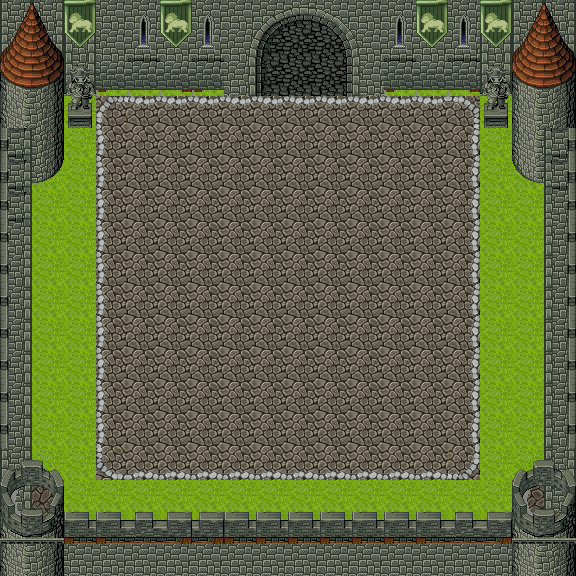

Tiled map render using the project's own tile images. Description and the map definition, with tile-layer contents summarised, below:
An orthogonal 18x18 tile map with 32x32 px tiles, 5 tile layers (Tile Layer 1, Tile Layer 2, Tile Layer 3, Tile Layer 4, ...), 4 tilesets.

<map version="1.0" orientation="orthogonal" width="18" height="18" tilewidth="32" tileheight="32">
 <tileset firstgid="1" name="b" tilewidth="32" tileheight="32">
  <image source="celianna/b.png" width="512" height="384" />
 </tileset>
 <tileset firstgid="193" name="c" tilewidth="32" tileheight="32">
  <image source="celianna/c.png" width="512" height="512" />
 </tileset>
 <tileset firstgid="449" name="celiannatilea5" tilewidth="32" tileheight="32">
  <image source="celianna/celiannatilea5.png" width="256" height="512" />
 </tileset>
 <tileset firstgid="577" name="castle" tilewidth="32" tileheight="32">
  <image source="exterior/castle.png" trans="ffffff" width="256" height="2234" />
 </tileset>
 <layer name="Tile Layer 1" width="18" height="18">
  <data>[324 cells, 324 non-empty, 2 distinct tile ids]</data>
 </layer>
 <layer name="Tile Layer 2" width="18" height="18">
  <data>[324 cells, 49 non-empty, 5 distinct tile ids]</data>
 </layer>
 <layer name="Tile Layer 3" width="18" height="18">
  <data>[324 cells, 164 non-empty, 40 distinct tile ids]</data>
 </layer>
 <layer name="Tile Layer 4" width="18" height="18">
  <data>[324 cells, 44 non-empty, 22 distinct tile ids]</data>
 </layer>
 <layer name="Tile Layer 5" width="18" height="18">
  <data>[324 cells, 12 non-empty, 4 distinct tile ids]</data>
 </layer>
</map>
